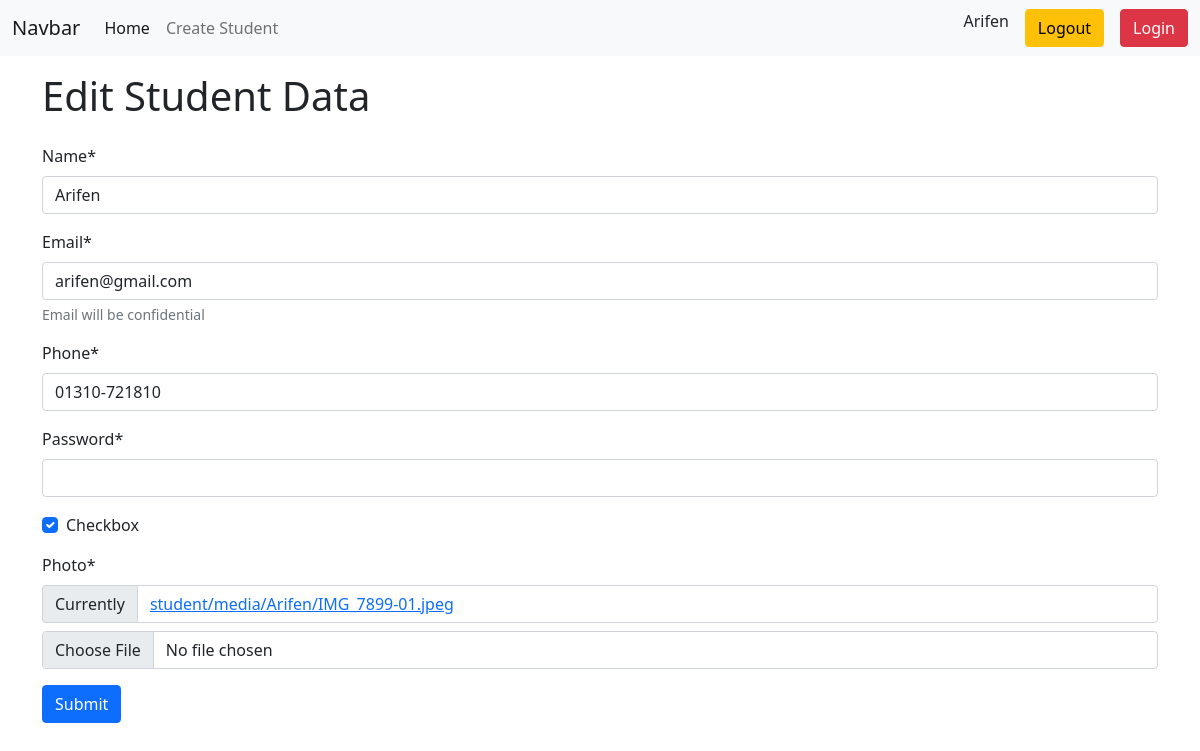
The page /edit/17 (signed in) on the database its author committed.
### student/models.py (models this page shows, shortened)
class Student(models.Model):
    name = models.CharField(max_length=200)
    email = models.EmailField()
    phone = models.CharField(max_length=50)
    password = models.CharField(max_length=150)
    checkbox = models.BooleanField()
    photo = models.ImageField(upload_to=student_directory_name,default=None,null=True)

### student/views.py (the view, shortened to what this page needs)
# urls.py: path('edit/<int:id>',views.updateStudentData.as_view(), name="update_student"), #class based view
class updateStudentData(UpdateView):
    form_class = forms.StudentForm
    model = models.Student
    template_name = 'student/create_student.html'
    success_url = reverse_lazy('home')
    pk_url_kwarg = 'id'
    def get_context_data(self, **kwargs):
        context = super(). get_context_data(**kwargs)
        context['edit'] = True
        return context

### student/forms.py
class StudentForm(forms.ModelForm):
    password = forms.CharField(widget=forms.PasswordInput())
    class Meta:
        model = models.Student
        fields = '__all__'
        labels = {
            'name': "Full name",
            'photo':"Upload your photo",
        },
        help_texts = {
            'email':"Email will be confidential",
        }

### student/templates/student/create_student.html (shortened to what this page needs)
{% extends "base.html" %}
{%load crispy_forms_tags %}
{% block content %}
{% if edit %}
<h1 class="py-3 container">Edit Student Data</h1>
{% else %}
<h1 class="py-3 container">Create New Student</h1>
{% endif %}
<form class="container" method="post" enctype="multipart/form-data" novalidate>
    {{form | crispy}}
    <button type="submit" class="btn btn-primary">Submit</button>
</form>
{% endblock %}

### templates/base.html (shortened to what this page needs)
{%load crispy_forms_tags %}
<!doctype html>
<html lang="en">
<head>
    <link href="https://cdn.jsdelivr.net/npm/bootstrap@5.0.2/dist/css/bootstrap.min.css" rel="stylesheet"
>
</head>
<body>
    <nav class="navbar navbar-expand-lg navbar-light bg-light">
        <div class="container-fluid">
            <a class="navbar-brand" href="#">Navbar</a>
            <div class="collapse navbar-collapse" id="navbarSupportedContent">
                <ul class="navbar-nav me-auto mb-2 mb-lg-0">
                    <li class="nav-item">
                        <a class="nav-link active" aria-current="page" href="{% url 'home' %}">Home</a>
                    </li>
                    <li class="nav-item">
                        <a class="nav-link" href="{% url 'create_student' %}">Create Student</a>
                    </li>
                </ul>
                {% if user.is_authenticated  %}
                <div class="d-flex">
                    <span>{{ user.username }}</span>
                    <a href="{% url 'signup' %}" class="btn btn-warning mx-3">
                        Logout
                    </a>
                    <a href="{% url 'user_login' %}" class="btn btn-danger">
                        Login
                    </a>
                </div>
                {% endif %}
            </div>
        </div>
    </nav>
    {% block content %}
    {% endblock %}
</body>
</html>

### rows shown on the page
Student: name "Arifen", email "arifen@gmail.com", phone "01310-721810", checkbox "☑"

### other values the page prints
{{ user.username }} "Arifen"
